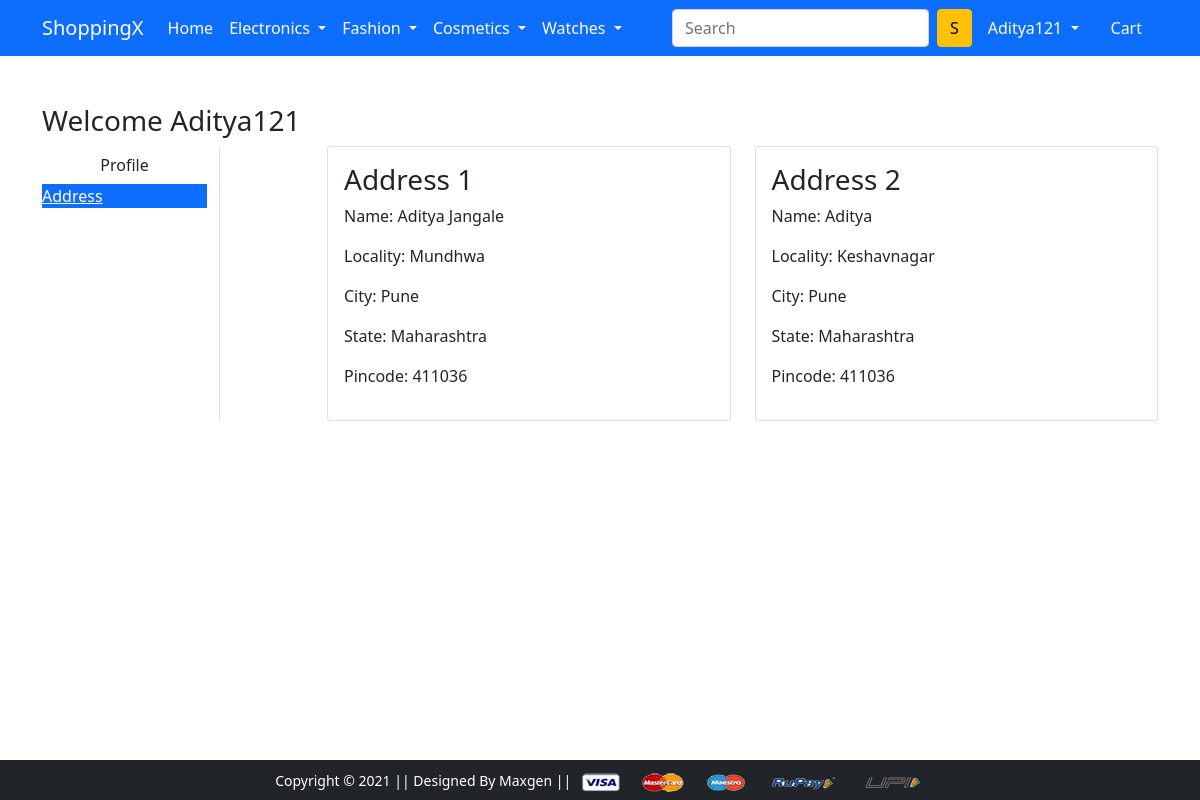
/address/ (signed in), run on the app's committed database.
### app/models.py (models this page shows)
class Customer(models.Model):
    user = models.ForeignKey(User,on_delete=models.CASCADE)
    name = models.CharField(max_length=200)
    locality = models.CharField(max_length=200)
    city = models.CharField(max_length=50)
    zipcode = models.IntegerField()
    state = models.CharField(choices=STATE_CHOICES, max_length=50)

### app/views.py (the view)
# urls.py: path('address/', views.address, name='address'),
@login_required
def address(request):
    add = Customer.objects.filter(user=request.user)
    return render(request,'app/address.html',{'add':add,'active':'btn btn-primary'})

### app/templates/app/address.html (shortened to what this page needs)
{% extends 'app/base.html' %}
{% load static %}
{% block main-content %}
<div class="container my-5">
 <div class="row">
 <h3>Welcome <span class="text-capitalize">{{request.user}}</span></h3>
  <div class="col-sm-2 border-end">
   <ul class="list-unstyled">
    <li class="d-grid"><a href="{% url 'profile' %}" class="btn">Profile</a></li>
    <li class="d-grid"><a href="{% url 'address' %}" class="btn{{active}}">Address</a></li>
   </ul>
  </div>
  <div class="col-sm-9 offset-sm-1">
   <div class="row">
    {%for ad in add%}
    <div class="col-sm-6">
     <div class="card">
      <div class="card-body">
       <h3>Address {{forloop.counter}}</h3>
       <p>Name: {{ad.name}}</p>
       <p>Locality: {{ad.locality}}</p>
       <p>City: {{ad.city}}</p>
       <p>State: {{ad.state}}</p>
       <p>Pincode: {{ad.zipcode}}</p>
      </div>
     </div>
    </div>
    {%endfor%}
   </div>
  </div>
 </div>
</div>
{% endblock main-content %}

### app/templates/app/base.html (shortened to what this page needs)
<!doctype html>
{% load static %}
<html lang="en">
  <head>
    <link href="https://cdn.jsdelivr.net/npm/bootstrap@5.0.0-beta1/dist/css/bootstrap.min.css" rel="stylesheet">
    <link rel="stylesheet" href="{% static 'app/css/owl.carousel.min.css' %}">
    <link rel="stylesheet" href="{% static 'app/css/all.min.css' %}">
    <link rel="stylesheet" href="{% static 'app/css/style.css' %}">
  </head>
  <body>
<nav class="navbar navbar-expand-lg navbar-dark bg-primary">
     <div class="container">
       <a class="navbar-brand" href="/">ShoppingX</a>
       <div class="collapse navbar-collapse" id="navbarSupportedContent">
         <ul class="navbar-nav me-auto mb-2 mb-lg-0">
           <li class="nav-item">
             <a class="nav-link active" aria-current="page" href="/">Home</a>
           </li>
           <li class="nav-item dropdown">
             <a class="nav-link dropdown-toggle text-white" href="#" id="electronicsDropdown" role="button" data-bs-toggle="dropdown" aria-expanded="false">
               Electronics
             </a>
           </li>
           <li class="nav-item dropdown">
             <a class="nav-link dropdown-toggle text-white" href="#" id="fashionDropdown" role="button" data-bs-toggle="dropdown" aria-expanded="false">
               Fashion
             </a>
           </li>
           <li class="nav-item dropdown">
            <a class="nav-link dropdown-toggle text-white" href="#" id="fashionDropdown" role="button" data-bs-toggle="dropdown" aria-expanded="false">
              Cosmetics
            </a>
          </li>
          <li class="nav-item dropdown">
            <a class="nav-link dropdown-toggle text-white" href="#" id="fashionDropdown" role="button" data-bs-toggle="dropdown" aria-expanded="false">
              Watches
            </a>
          </li>
         </ul>
         <form class="d-flex" action="{% url 'search' %}">
           <input class="form-control me-2" type="search" name="query" placeholder="Search" aria-label="Search">
           <button class="btn btn-warning" type="submit">S</button>
         </form>
         <div>
          <ul class="navbar-nav me-auto mb-2 mb-lg-0">
            {%if request.user.is_authenticated%}
           <li class="nav-item dropdown mx-2">
              <a class="nav-link dropdown-toggle text-white" href="#" id="profileDropdown" role="button" data-bs-toggle="dropdown" aria-expanded="false">
                {{request.user.username|capfirst}}
              </a>
            </li>
            <li class="nav-item mx-2">
             <a href="{% url 'showcart' %}" class="nav-link text-white">Cart </a>
            </li>
            {%endif%}
          </ul>
         </div>
       </div>
     </div>
    </nav>
    {% block main-content %} {% endblock main-content %}
    <footer class="container-fluid bg-dark text-center p-2 mt-5 fixed-bottom" >
        <small class="text-white">Copyright &copy; 2021 || Designed By Maxgen || </small>
        <img src="{% static 'app/images/payment.png' %}" alt="" srcset="" class="img-fluid" height="2px">
    </footer>
  </body>
</html>

### data on the page
Customer: name "Aditya Jangale", locality "Mundhwa", city "Pune", state "Maharashtra", zipcode "411036"
Customer: name "Aditya", locality "Keshavnagar", city "Pune", state "Maharashtra", zipcode "411036"

### other printed values
{{ request.user.username|capfirst }} "Aditya121"
{{ request.user }} "Aditya121"
